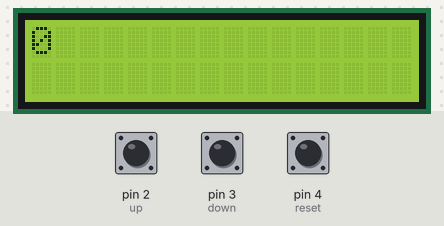
The sketch below on a simulated Arduino Uno, built with avr-gcc and run on an emulated ATmega328P. Parts: 16×2 character LCD. The inputs (shaded band) are chosen by the test bench; at power-on: pin 2 (up) HIGH, pin 3 (down) HIGH, pin 4 (reset) HIGH.

Above: at 1.2 s.
1.3 s: pin 2 (up) pulled LOW for 0.15 s
At 1.8 s:
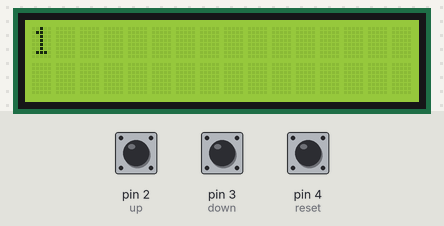
2.9 s: pin 2 (up) pulled LOW for 1 s
At 4.3 s:
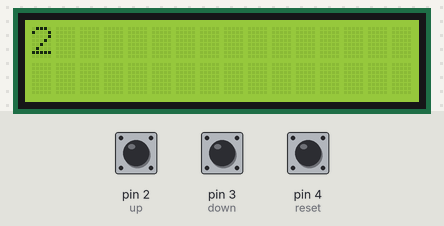
Timing chart, 0 to 5.9 s (numbered marks = the images above; inputs shaded):
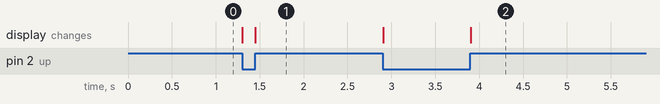

The sketch:

Counter_with_lcd_v2.ino
```cpp
#include <LiquidCrystal_I2C.h>
LiquidCrystal_I2C lcd(0x27,16,2);
int up=2;
int down=3;
int reset=4;
int counter=0;
void setup()
{
  pinMode(up, INPUT); digitalWrite(up,1);
  pinMode(down, INPUT); digitalWrite(down,1);
  pinMode(reset, INPUT); digitalWrite(reset,1);
  lcd.init();
  lcd.backlight();
}

void loop()
{
  pushButton();
  lcd.setCursor(0,0);
  lcd.print(counter);
}

void pushButton()
{
  if(digitalRead(up)==0)
  {
    lcd.clear();
    counter++;
    delay(100);
    while(digitalRead(up)==0) {}
  }
  else if(digitalRead(down)==0)
  {
    lcd.clear();
    counter--;
    delay(100);
    while(digitalRead(down)==0) {}
  }
  else if(digitalRead(reset)==0)
  {
    lcd.clear();
    counter=0;
    delay(100);
    while(digitalRead(reset)==0) {}
  }
}
```

Measured:
- after the input at 1.3 s, the display: first changes at once (image 1 shows a later state)
- after the input at 2.9 s, the display: first changes at once (image 2 shows a later state)
